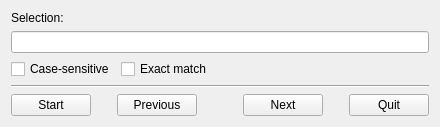
<?xml version="1.0" encoding="UTF-8"?>
<ui version="4.0">
 <class>UI_FindDialog</class>
 <widget class="QDialog" name="UI_FindDialog">
  <property name="geometry">
   <rect>
    <x>0</x>
    <y>0</y>
    <width>440</width>
    <height>163</height>
   </rect>
  </property>
  <property name="windowTitle">
   <string>Find</string>
  </property>
  <layout class="QVBoxLayout" name="verticalLayout">
   <property name="sizeConstraint">
    <enum>QLayout::SetFixedSize</enum>
   </property>
   <item>
    <widget class="QLabel" name="textLabel1">
     <property name="text">
      <string>Selection:</string>
     </property>
     <property name="wordWrap">
      <bool>false</bool>
     </property>
    </widget>
   </item>
   <item>
    <widget class="QLineEdit" name="findLine"/>
   </item>
   <item>
    <layout class="QHBoxLayout">
     <item>
      <widget class="QCheckBox" name="caseCheckBox">
       <property name="toolTip">
        <string/>
       </property>
       <property name="text">
        <string>Case-sensitive</string>
       </property>
      </widget>
     </item>
     <item>
      <widget class="QCheckBox" name="exactCheckBox">
       <property name="text">
        <string>Exact match</string>
       </property>
      </widget>
     </item>
     <item>
      <spacer name="spacer3">
       <property name="orientation">
        <enum>Qt::Horizontal</enum>
       </property>
       <property name="sizeType">
        <enum>QSizePolicy::Expanding</enum>
       </property>
       <property name="sizeHint" stdset="0">
        <size>
         <width>20</width>
         <height>20</height>
        </size>
       </property>
      </spacer>
     </item>
    </layout>
   </item>
   <item>
    <widget class="Line" name="line1">
     <property name="frameShape">
      <enum>QFrame::HLine</enum>
     </property>
     <property name="frameShadow">
      <enum>QFrame::Sunken</enum>
     </property>
    </widget>
   </item>
   <item>
    <layout class="QHBoxLayout">
     <item>
      <widget class="QPushButton" name="startButton">
       <property name="text">
        <string>Start</string>
       </property>
       <property name="autoDefault">
        <bool>false</bool>
       </property>
       <attribute name="buttonGroup">
        <string notr="true">buttonGroup</string>
       </attribute>
      </widget>
     </item>
     <item>
      <spacer name="spacer1">
       <property name="orientation">
        <enum>Qt::Horizontal</enum>
       </property>
       <property name="sizeType">
        <enum>QSizePolicy::Expanding</enum>
       </property>
       <property name="sizeHint" stdset="0">
        <size>
         <width>20</width>
         <height>20</height>
        </size>
       </property>
      </spacer>
     </item>
     <item>
      <widget class="QPushButton" name="previousButton">
       <property name="text">
        <string>Previous</string>
       </property>
       <property name="autoDefault">
        <bool>false</bool>
       </property>
       <attribute name="buttonGroup">
        <string notr="true">buttonGroup</string>
       </attribute>
      </widget>
     </item>
     <item>
      <spacer name="horizontalSpacer_2">
       <property name="orientation">
        <enum>Qt::Horizontal</enum>
       </property>
       <property name="sizeHint" stdset="0">
        <size>
         <width>40</width>
         <height>20</height>
        </size>
       </property>
      </spacer>
     </item>
     <item>
      <widget class="QPushButton" name="nextButton">
       <property name="text">
        <string>Next</string>
       </property>
       <property name="autoDefault">
        <bool>false</bool>
       </property>
       <attribute name="buttonGroup">
        <string notr="true">buttonGroup</string>
       </attribute>
      </widget>
     </item>
     <item>
      <spacer name="spacer2">
       <property name="orientation">
        <enum>Qt::Horizontal</enum>
       </property>
       <property name="sizeType">
        <enum>QSizePolicy::Expanding</enum>
       </property>
       <property name="sizeHint" stdset="0">
        <size>
         <width>20</width>
         <height>20</height>
        </size>
       </property>
      </spacer>
     </item>
     <item>
      <widget class="QPushButton" name="quitButton">
       <property name="mouseTracking">
        <bool>false</bool>
       </property>
       <property name="text">
        <string>Quit</string>
       </property>
       <property name="autoExclusive">
        <bool>true</bool>
       </property>
       <property name="autoDefault">
        <bool>false</bool>
       </property>
       <attribute name="buttonGroup">
        <string notr="true">buttonGroup</string>
       </attribute>
      </widget>
     </item>
    </layout>
   </item>
  </layout>
 </widget>
 <layoutdefault spacing="6" margin="11"/>
 <resources/>
 <connections/>
 <buttongroups>
  <buttongroup name="buttonGroup"/>
 </buttongroups>
</ui>
